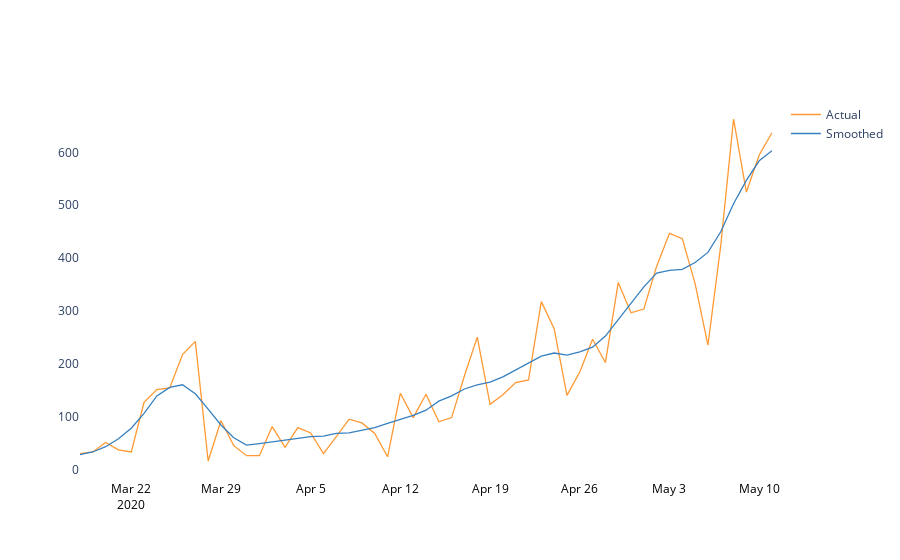

Notebook source saved alongside this figure:
### Code cell
single_cases_df = pd.concat([original,smoothed], axis=1)
single_cases_df = single_cases_df.rename(columns={0:'Actual'})
single_cases_df = single_cases_df.rename(columns={1:'Smoothed'})

Layout = {'plot_bgcolor':'#fff',
          'xaxis':{
              'color':'#000',
              'title':{
                      'font':{
                          'color':'#000'
                      }
              }
          }
         }
fig = single_cases_df.iplot(asFigure = True, xTitle = 'Date', yTitle = 'Daily change in confirmed cases', title = f"{state_name} New Cases per Day", layout=Layout)
fig.show()

### Figure 1 — Plotly figure (JSON) as saved in the notebook; plotly's stock layout.template omitted (floating-point values rounded to 4 significant figures)
{"data": [{"line": {"color": "rgba(255, 153, 51, 1.0)", "dash": "solid", "shape": "linear", "width": 1.3}, "mode": "lines", "name": "Actual", "text": "", "type": "scatter", "x": ["2020-03-18", "2020-03-19", "2020-03-20", "2020-03-21", "2020-03-22", "2020-03-23", "2020-03-24", "2020-03-25", "2020-03-26", "2020-03-27", "2020-03-28", "2020-03-29", "2020-03-30", "2020-03-31", "2020-04-01", "2020-04-02", "2020-04-03", "2020-04-04", "2020-04-05", "2020-04-06", "2020-04-07", "2020-04-08", "2020-04-09", "2020-04-10", "2020-04-11", "2020-04-12", "2020-04-13", "2020-04-14", "2020-04-15", "2020-04-16", "2020-04-17", "2020-04-18", "2020-04-19", "2020-04-20", "2020-04-21", "2020-04-22", "2020-04-23", "2020-04-24", "2020-04-25", "2020-04-26", "2020-04-27", "2020-04-28", "2020-04-29", "2020-04-30", "2020-05-01", "2020-05-02", "2020-05-03", "2020-05-04", "2020-05-05", "2020-05-06", "2020-05-07", "2020-05-08", "2020-05-09", "2020-05-10", "2020-05-11"], "y": [31, 34, 52, 38, 34, 128, 152, 155, 218, 243, 17, 93, 46, 27, 27, 82, 43, 80, 70, 31, 63, 96, 89, 69, 25, 145, 99, 143, 91, 99, 178, 251, 124, 142, 165, 170, 318, 267, 141, 185, 247, 203, 354, 297, 304, 385, 447, 437, 352, 236, 424, 663, 525, 595, 637]}, {"line": {"color": "rgba(55, 128, 191, 1.0)", "dash": "solid", "shape": "linear", "width": 1.3}, "mode": "lines", "name": "Smoothed", "text": "", "type": "scatter", "x": ["2020-03-18", "2020-03-19", "2020-03-20", "2020-03-21", "2020-03-22", "2020-03-23", "2020-03-24", "2020-03-25", "2020-03-26", "2020-03-27", "2020-03-28", "2020-03-29", "2020-03-30", "2020-03-31", "2020-04-01", "2020-04-02", "2020-04-03", "2020-04-04", "2020-04-05", "2020-04-06", "2020-04-07", "2020-04-08", "2020-04-09", "2020-04-10", "2020-04-11", "2020-04-12", "2020-04-13", "2020-04-14", "2020-04-15", "2020-04-16", "2020-04-17", "2020-04-18", "2020-04-19", "2020-04-20", "2020-04-21", "2020-04-22", "2020-04-23", "2020-04-24", "2020-04-25", "2020-04-26", "2020-04-27", "2020-04-28", "2020-04-29", "2020-04-30", "2020-05-01", "2020-05-02", "2020-05-03", "2020-05-04", "2020-05-05", "2020-05-06", "2020-05-07", "2020-05-08", "2020-05-09", "2020-05-10", "2020-05-11"], "y": [29, 34, 44, 59, 79, 107, 140, 156, 161, 144, 115, 85, 61, 47, 50, 53, 57, 60, 63, 64, 69, 70, 75, 80, 88, 95, 103, 113, 130, 140, 153, 161, 166, 176, 189, 201, 215, 221, 217, 223, 232, 253, 284, 315, 346, 372, 377, 379, 392, 411, 450, 503, 547, 584, 603]}], "layout": {"plot_bgcolor": "#fff", "xaxis": {"color": "#000", "title": {"font": {"color": "#000"}}}}}
